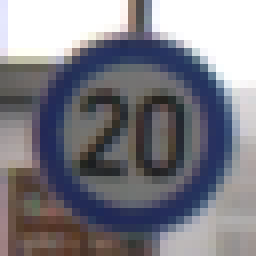
#> input picture myData/0/0_10011_1577671998.6571581.png, 32 x 32 px (shown 8 times larger)
$ python -i sparkPreprocess.py   (imports and definitions only)
#> lines starting #> are read from the running program, lines starting #| are printed output that depends on the picture
from pyspark.sql import SparkSession, Row
from pyspark.sql.functions import udf
from pyspark.sql.types import ArrayType, FloatType, IntegerType
import os
import numpy as np
import cv2

######################## CONFIGURATION ########################

image_dir = "myData"          # Path to dataset with class-wise folders
image_size = (32, 32)         # Target image dimensions
output_X_path = "X_data.npy"  # File to save preprocessed images
output_y_path = "y_data.npy"  # File to save labels

#################### INIT SPARK SESSION #######################

# [1 line that did not run here, left out]

#################### COLLECT IMAGE PATHS ######################

image_records = []
# [7 lines not run here, left out]

# [1 line that did not run here, left out]

#################### DEFINE PREPROCESSING UDF ##################

def preprocess_image(path):
#> called with path = 'myData/0/0_10011_1577671998.6571581.png'
    try:
        img = cv2.imread(path)
#> img is the input picture: shape (32, 32, 3); mean B, G, R 133.2, 125.3, 126.2
        img = cv2.resize(img, image_size)
        img = cv2.cvtColor(img, cv2.COLOR_BGR2GRAY)
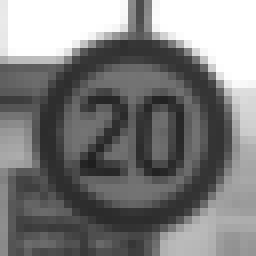
#> img: shape (32, 32) (shown 8 times larger); min 30, max 255, mean 126.5
        img = cv2.equalizeHist(img)
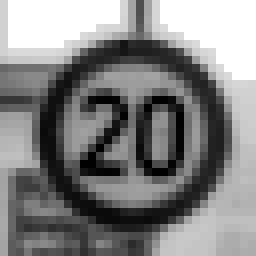
#> img: shape (32, 32) (shown 8 times larger); min 0, max 255, mean 130.9
        img = img / 255.0
        return img.flatten().tolist()
    except:
        return np.zeros(image_size[0] * image_size[1]).tolist()

# [1 line that did not run here, left out]

# Apply the preprocessing function to each image path
# [1 line that did not run here, left out]

##################### COLLECT AND SAVE #########################

# Collect the results into driver memory
# [1 line that did not run here, left out]

# Convert to NumPy arrays
# [1 line that did not run here, left out]
# [1 line that did not run here, left out]

# Save preprocessed data for later use
# [4 lines not run here, left out]

>>> result = preprocess_image('myData/0/0_10011_1577671998.6571581.png')
#> result = 1024 values, max 1 at index 1, min 0 at index 404, mean 0.513

$ run again, on myData/1/1_2432_1577671991.775688.png
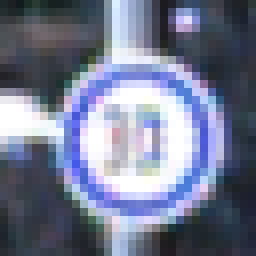
#> input picture myData/1/1_2432_1577671991.775688.png, 32 x 32 px (shown 8 times larger)
#> in preprocess_image, img is the input picture: shape (32, 32, 3); mean B, G, R 144.5, 121.2, 114.4
#> in preprocess_image, `img = cv2.cvtColor(img, cv2.COLOR_BGR2GRAY)`:
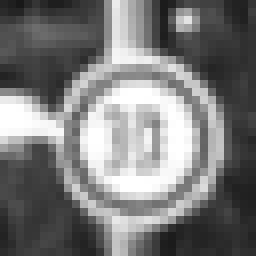
#> img: shape (32, 32) (shown 8 times larger); min 24, max 255, mean 121.9
#> in preprocess_image, `img = cv2.equalizeHist(img)`:
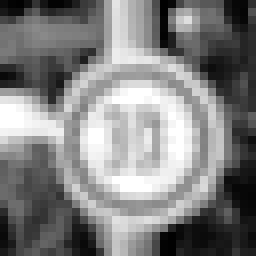
#> img: shape (32, 32) (shown 8 times larger); min 0, max 255, mean 128.4
#> result = 1024 values, max 1 at index 368, min 0 at index 2, mean 0.503
